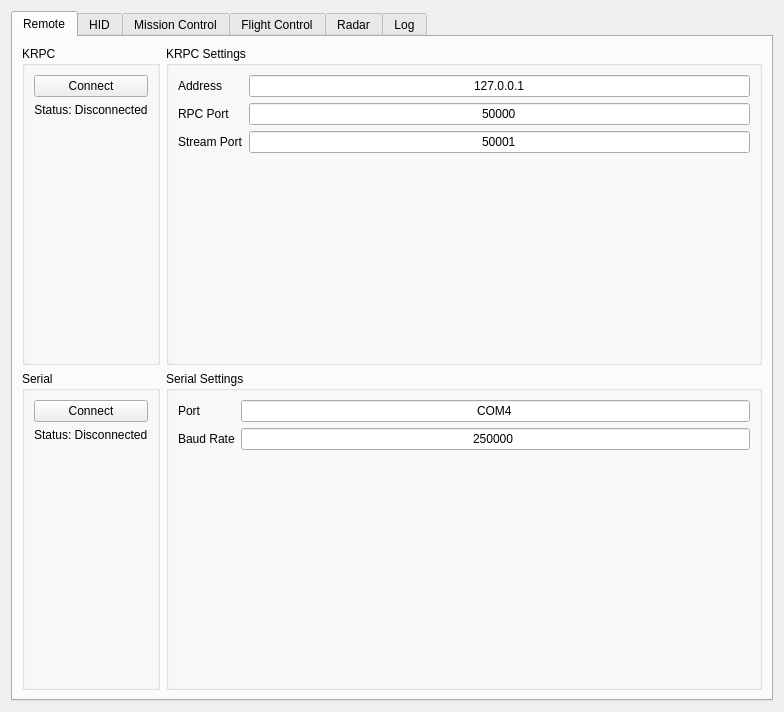
<?xml version="1.0" encoding="UTF-8"?>
<ui version="4.0">
 <class>KerbalPie</class>
 <widget class="QWidget" name="KerbalPie">
  <property name="geometry">
   <rect>
    <x>0</x>
    <y>0</y>
    <width>784</width>
    <height>712</height>
   </rect>
  </property>
  <property name="windowTitle">
   <string>KerbalPie</string>
  </property>
  <layout class="QGridLayout" name="gridLayout">
   <item row="0" column="0">
    <widget class="QTabWidget" name="KP_tabWidget">
     <property name="currentIndex">
      <number>0</number>
     </property>
     <widget class="QWidget" name="remoteTab">
      <attribute name="title">
       <string>Remote</string>
      </attribute>
      <layout class="QGridLayout" name="gridLayout_3">
       <item row="1" column="0">
        <widget class="QGroupBox" name="serial_connectionGroup">
         <property name="title">
          <string>Serial</string>
         </property>
         <layout class="QVBoxLayout" name="verticalLayout_7">
          <item>
           <widget class="QPushButton" name="serial_connectionButton">
            <property name="text">
             <string>Connect</string>
            </property>
           </widget>
          </item>
          <item>
           <widget class="QLabel" name="serial_connectionLabel">
            <property name="text">
             <string>Status: Disconnected</string>
            </property>
           </widget>
          </item>
          <item>
           <spacer name="verticalSpacer_2">
            <property name="orientation">
             <enum>Qt::Vertical</enum>
            </property>
            <property name="sizeHint" stdset="0">
             <size>
              <width>20</width>
              <height>40</height>
             </size>
            </property>
           </spacer>
          </item>
         </layout>
        </widget>
       </item>
       <item row="0" column="0">
        <widget class="QGroupBox" name="krpc_connectionGroup">
         <property name="title">
          <string>KRPC</string>
         </property>
         <layout class="QVBoxLayout" name="verticalLayout_4">
          <item>
           <widget class="QPushButton" name="krpc_connectionButton">
            <property name="text">
             <string>Connect</string>
            </property>
            <property name="checkable">
             <bool>false</bool>
            </property>
           </widget>
          </item>
          <item>
           <widget class="QLabel" name="krpc_connectionLabel">
            <property name="text">
             <string>Status: Disconnected</string>
            </property>
            <property name="alignment">
             <set>Qt::AlignCenter</set>
            </property>
           </widget>
          </item>
          <item>
           <spacer name="verticalSpacer">
            <property name="orientation">
             <enum>Qt::Vertical</enum>
            </property>
            <property name="sizeHint" stdset="0">
             <size>
              <width>20</width>
              <height>40</height>
             </size>
            </property>
           </spacer>
          </item>
         </layout>
        </widget>
       </item>
       <item row="0" column="1">
        <widget class="QGroupBox" name="krpc_settingsGroup">
         <property name="title">
          <string>KRPC Settings</string>
         </property>
         <layout class="QFormLayout" name="krpc_settingsFormLayout">
          <property name="formAlignment">
           <set>Qt::AlignLeading|Qt::AlignLeft|Qt::AlignTop</set>
          </property>
          <item row="0" column="1">
           <widget class="QLineEdit" name="krpc_addressEdit">
            <property name="text">
             <string>127.0.0.1</string>
            </property>
            <property name="maxLength">
             <number>128</number>
            </property>
            <property name="alignment">
             <set>Qt::AlignCenter</set>
            </property>
           </widget>
          </item>
          <item row="1" column="1">
           <widget class="QLineEdit" name="krpc_rpcPortEdit">
            <property name="text">
             <string>50000</string>
            </property>
            <property name="maxLength">
             <number>5</number>
            </property>
            <property name="alignment">
             <set>Qt::AlignCenter</set>
            </property>
           </widget>
          </item>
          <item row="1" column="0">
           <widget class="QLabel" name="krpc_rpcPortLabel">
            <property name="text">
             <string>RPC Port</string>
            </property>
           </widget>
          </item>
          <item row="2" column="0">
           <widget class="QLabel" name="krpc_streamPortLabel">
            <property name="text">
             <string>Stream Port</string>
            </property>
           </widget>
          </item>
          <item row="2" column="1">
           <widget class="QLineEdit" name="krpc_streamPortEdit">
            <property name="text">
             <string>50001</string>
            </property>
            <property name="maxLength">
             <number>5</number>
            </property>
            <property name="alignment">
             <set>Qt::AlignCenter</set>
            </property>
           </widget>
          </item>
          <item row="0" column="0">
           <widget class="QLabel" name="krpc_addressLabel">
            <property name="text">
             <string>Address</string>
            </property>
            <property name="alignment">
             <set>Qt::AlignRight|Qt::AlignTrailing|Qt::AlignVCenter</set>
            </property>
           </widget>
          </item>
         </layout>
        </widget>
       </item>
       <item row="1" column="1">
        <widget class="QGroupBox" name="serial_settingsGroup">
         <property name="title">
          <string>Serial Settings</string>
         </property>
         <layout class="QFormLayout" name="formLayout">
          <item row="0" column="0">
           <widget class="QLabel" name="serial_portLabel">
            <property name="text">
             <string>Port</string>
            </property>
           </widget>
          </item>
          <item row="0" column="1">
           <widget class="QLineEdit" name="serial_portEdit">
            <property name="text">
             <string>COM4</string>
            </property>
            <property name="alignment">
             <set>Qt::AlignCenter</set>
            </property>
           </widget>
          </item>
          <item row="1" column="0">
           <widget class="QLabel" name="serial_baudRateLabel">
            <property name="text">
             <string>Baud Rate</string>
            </property>
           </widget>
          </item>
          <item row="1" column="1">
           <widget class="QLineEdit" name="serial_baudRateEdit">
            <property name="inputMask">
             <string>0000000</string>
            </property>
            <property name="text">
             <string>250000</string>
            </property>
            <property name="maxLength">
             <number>7</number>
            </property>
            <property name="alignment">
             <set>Qt::AlignCenter</set>
            </property>
           </widget>
          </item>
         </layout>
        </widget>
       </item>
      </layout>
     </widget>
     <widget class="QWidget" name="hidTab">
      <attribute name="title">
       <string>HID</string>
      </attribute>
     </widget>
     <widget class="QWidget" name="missionTab">
      <attribute name="title">
       <string>Mission Control</string>
      </attribute>
      <layout class="QVBoxLayout" name="verticalLayout_6">
       <item>
        <widget class="QGroupBox" name="mission_programGroup">
         <property name="title">
          <string>Program Selection</string>
         </property>
         <layout class="QHBoxLayout" name="horizontalLayout">
          <item>
           <widget class="QTableView" name="mission_programTableView">
            <property name="sizePolicy">
             <sizepolicy hsizetype="Expanding" vsizetype="Preferred">
              <horstretch>0</horstretch>
              <verstretch>0</verstretch>
             </sizepolicy>
            </property>
           </widget>
          </item>
          <item>
           <layout class="QVBoxLayout" name="mission_buttonLayout">
            <item>
             <widget class="QPushButton" name="mission_activateButton">
              <property name="text">
               <string>Activate</string>
              </property>
             </widget>
            </item>
            <item>
             <spacer name="mission_buttonSpacer">
              <property name="orientation">
               <enum>Qt::Vertical</enum>
              </property>
              <property name="sizeType">
               <enum>QSizePolicy::Preferred</enum>
              </property>
              <property name="sizeHint" stdset="0">
               <size>
                <width>20</width>
                <height>40</height>
               </size>
              </property>
             </spacer>
            </item>
           </layout>
          </item>
         </layout>
        </widget>
       </item>
       <item>
        <widget class="QGroupBox" name="mission_settingsGroup">
         <property name="title">
          <string>Program Settings</string>
         </property>
        </widget>
       </item>
      </layout>
     </widget>
     <widget class="QWidget" name="flightTab">
      <attribute name="title">
       <string>Flight Control</string>
      </attribute>
      <layout class="QVBoxLayout" name="verticalLayout_3">
       <item>
        <widget class="QTableView" name="flightData_tableView">
         <property name="sizePolicy">
          <sizepolicy hsizetype="Expanding" vsizetype="Preferred">
           <horstretch>0</horstretch>
           <verstretch>0</verstretch>
          </sizepolicy>
         </property>
         <property name="font">
          <font>
           <pointsize>8</pointsize>
          </font>
         </property>
         <attribute name="verticalHeaderDefaultSectionSize">
          <number>60</number>
         </attribute>
        </widget>
       </item>
       <item>
        <widget class="QGroupBox" name="flightControl_tuningGroup">
         <property name="sizePolicy">
          <sizepolicy hsizetype="Preferred" vsizetype="Maximum">
           <horstretch>0</horstretch>
           <verstretch>0</verstretch>
          </sizepolicy>
         </property>
         <property name="title">
          <string>Tuning</string>
         </property>
         <layout class="QVBoxLayout" name="verticalLayout_5"/>
        </widget>
       </item>
       <item>
        <widget class="QGroupBox" name="flightPlot_plotGroup">
         <property name="title">
          <string>Controller Plot</string>
         </property>
         <layout class="QVBoxLayout" name="verticalLayout_2">
          <item>
           <widget class="QComboBox" name="flightPlot_selection"/>
          </item>
         </layout>
        </widget>
       </item>
      </layout>
     </widget>
     <widget class="QWidget" name="radarTab">
      <attribute name="title">
       <string>Radar</string>
      </attribute>
     </widget>
     <widget class="QWidget" name="logTab">
      <attribute name="title">
       <string>Log</string>
      </attribute>
      <layout class="QVBoxLayout" name="verticalLayout">
       <item>
        <widget class="QTextEdit" name="log_logTextEdit">
         <property name="readOnly">
          <bool>true</bool>
         </property>
        </widget>
       </item>
       <item>
        <widget class="QPushButton" name="log_clearButton">
         <property name="text">
          <string>Clear</string>
         </property>
        </widget>
       </item>
      </layout>
     </widget>
    </widget>
   </item>
  </layout>
 </widget>
 <resources/>
 <connections/>
</ui>
